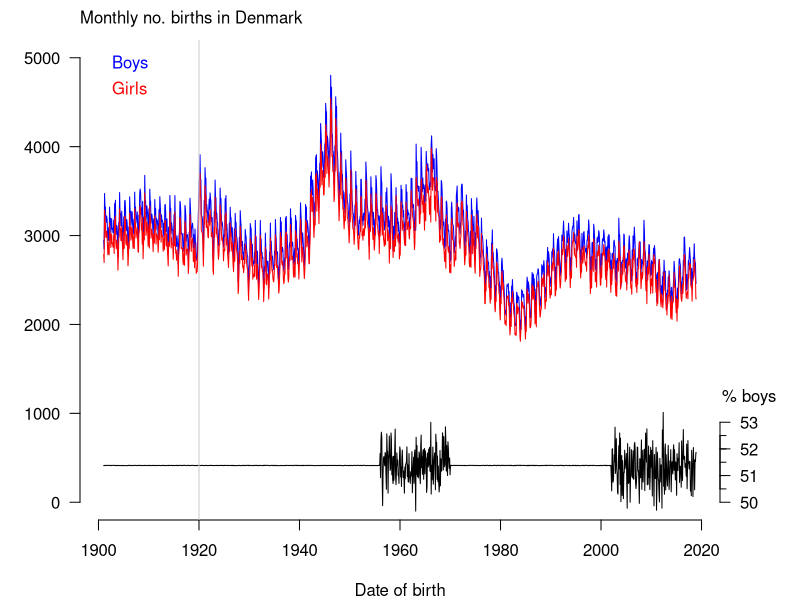

Write R code to recreate this figure.
library(Epi)


### Name: B.dk
### Title: Births in Denmark by year and month of birth and sex
### Aliases: B.dk
### Keywords: datasets

### ** Examples

data( B.dk )
str( B.dk )
attach( B.dk )
# Plot the no of births and the M/F-ratio
par( las=1, mar=c(4,4,2,4) )
matplot( year+(month-0.5)/12,
         cbind( m, f ),
         bty="n", col=c("blue","red"), lty=1, lwd=1, type="l",
         ylim=c(0,5000),
         xlab="Date of birth", ylab="" )
usr <- par()$usr
mtext( "Monthly no. births in Denmark", side=3, adj=0, at=usr[1], line=1/1.6 )
text( usr[1:2] %*% cbind(c(19,1),c(19,1))/20,
      usr[3:4] %*% cbind(c(1,19),c(2,18))/20, c("Boys","Girls"), col=c("blue","red"), adj=0 ) 
lines( year+(month-0.5)/12, (m/(m+f)-0.5)*30000, lwd=1 )
axis( side=4, at=(seq(0.505,0.525,0.005)-0.5)*30000, labels=c("","","","",""), tcl=-0.3 )
axis( side=4, at=(50:53/100-0.5)*30000, labels=50:53, tcl=-0.5 )
axis( side=4, at=(0.54-0.5)*30000, labels="% boys", tick=FALSE, mgp=c(3,0.1,0) )
abline( v=1920, col=gray(0.8) )
